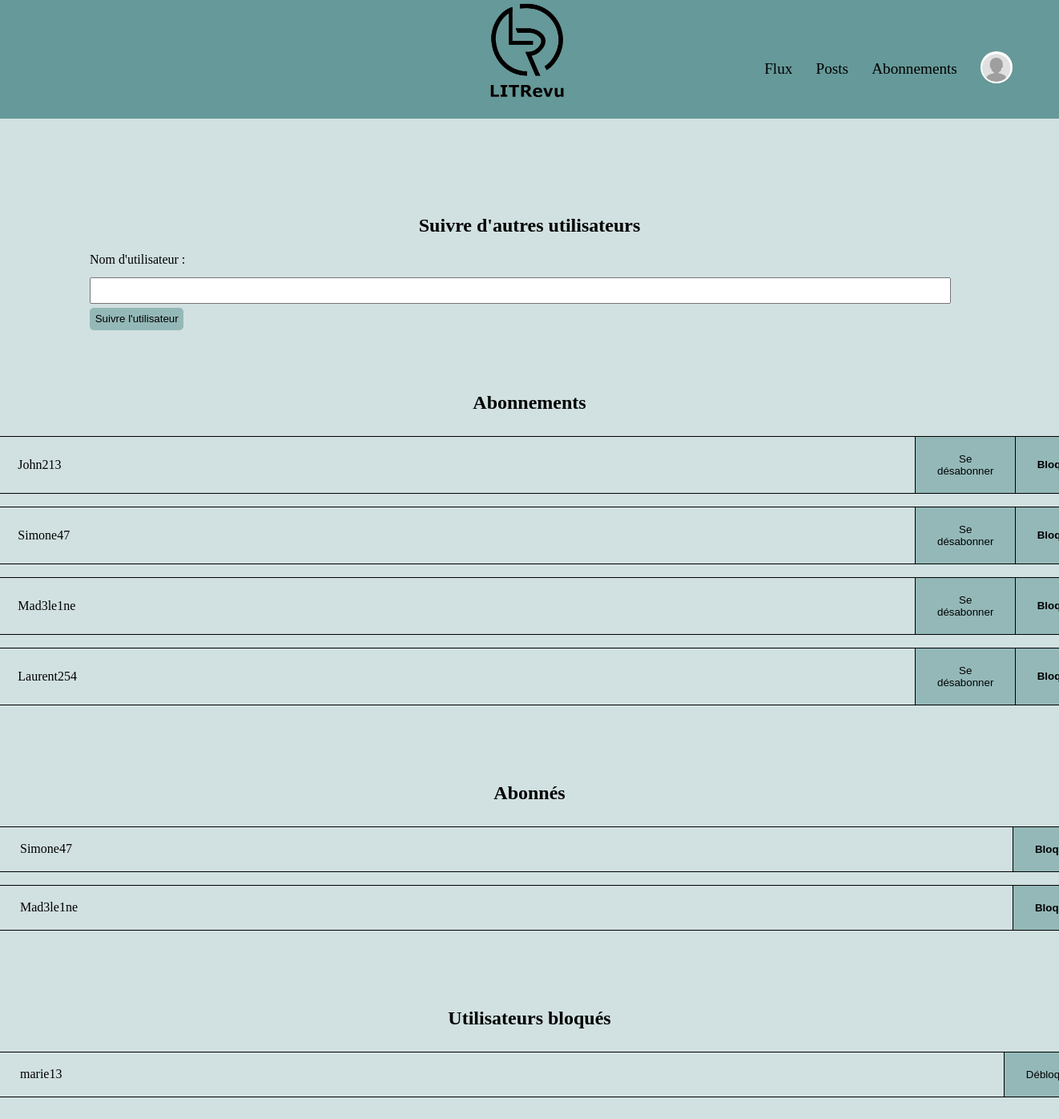
The app's page /subscription/ (signed in) with its own data.
### authentication/models.py (models this page shows, shortened)
class User(AbstractUser):
    following = models.ManyToManyField('self', through=UserFollows)
    avatar = models.ImageField(upload_to='avatars/', null=True, blank=True)
    IMAGE_MAX_SIZE = (800, 800)

### app_web/views.py (the view, shortened to what this page needs)
# urls.py: path('subscription/', app_web.views.subscription, name='subscription'),
@login_required
def subscription(request):
    following_users = request.user.following.all()
    blocked_users = User.objects.filter(blocking_users__user=request.user, blocking_users__can_access_tickets=False)
    followers = User.objects.filter(user_follows__followed_user=request.user)
    context = {'following_users': following_users, 'blocked_users': blocked_users, 'followers': followers}
    messages.success(request, '')
    return render(request, 'app_web/subscription.html', context)

### app_web/templates/app_web/subscription.html (shortened to what this page needs)
{% extends 'base.html' %}
{% block content %}
<div class="subs">
    <div class="new-sub">
        <h2>Suivre d'autres utilisateurs</h2>
        <form method="post" action="{% url 'subscription' %}">
            <label for="id_username_to_follow">Nom d'utilisateur :</label>
            <input type="text" name="username_to_follow" id="id_username_to_follow" required>
            <button type="submit">Suivre l'utilisateur</button>
        </form>
    </div>
    <div>
        <h2>Abonnements</h2>
        {% if following_users %}
            <ul>
                {% for user in following_users %}
                    <li>
                        <div class="username">
                        {{ user.username }}
                        </div>
                        <div class="form-uf">
                            <form method="post" action="{% url 'unfollow' %}">
                                <button type="submit">Se désabonner</button>
                            </form>
                            <form method="post" action="{% url 'block_user' %}">
                                <button type="submit" class="delete">Bloquer</button>
                            </form>
                        </div>
                    </li>
                {% endfor %}
            </ul>
        {% else %}
            <p>Vous ne suivez actuellement personne.</p>
        {% endif %}
    </div>
    <div>
        <h2>Abonnés</h2>
        {% if followers %}
            <ul class="followers">
                {% for user in followers %}
                    <li>
                        <div class="username">
                            {{ user.username }}
                        </div>
                        <div class="form-uf">
                            <form method="post" action="{% url 'block_user' %}">
                                <button type="submit" class="delete">Bloquer</button>
                            </form>
                        </div>
                    </li>
                {% endfor %}
            </ul>
        {% else %}
            <p>Personne ne vous suit actuellement.</p>
        {% endif %}
    </div>
    <div>
        <h2>Utilisateurs bloqués</h2>
        {% if blocked_users %}
            <ul class="followers">
                {% for user in blocked_users %}
                    <li>
                        <div class="username">
                            {{ user.username }}
                        </div>
                        <div class="form-uf">
                            <form method="post" action="{% url 'unblock_user' %}">
                                <button type="submit">Débloquer</button>
                            </form>
                        </div>
                    </li>
                {% endfor %}
            </ul>
        {% else %}
            <p>Vous n'avez actuellement bloqué personne.</p>
        {% endif %}
    </div>
</div>
{% endblock %}

### app_web/static/app_web/style.css (style rules this page uses)
body { background-color: #d1e0e0; margin: 0; }
h2 { margin-top: 3em; text-align: center; }
li { list-style: none; padding: 5px; }
button { border: none; border-radius: 5px; padding: 0.5em; margin: 5px 0 5px 0; cursor: pointer; transition: background-color 1s; background-color: #94b8b8; }
.delete { font-weight: bold; }
.subs { display: flex; flex-direction: column; align-items: center; width: auto; padding: 3em 7em 3em 7em; }
.subs ul { display: flex; flex-direction: column; align-items: flex-start; }
.subs li { display: flex; min-width: 80em; border: 1px solid black; margin: 0.5em 0em; padding: 0; align-items: center }
.form-uf { display: flex; }
.username { min-width: 70em; padding-left: 2em; }
.form-uf button { margin: 0; min-height: 100%; padding: 1.5em 2em; border: none; border-radius: 0; border-left: 1px solid black; }
.new-sub input { margin-top: 1em; min-width: 80em; min-height: 2em; }
.followers li { min-width: 86em; justify-content: space-between; }

### records on screen
User: username "John213"
User: username "Simone47"
User: username "Mad3le1ne"
User: username "Laurent254"
User: username "marie13"
